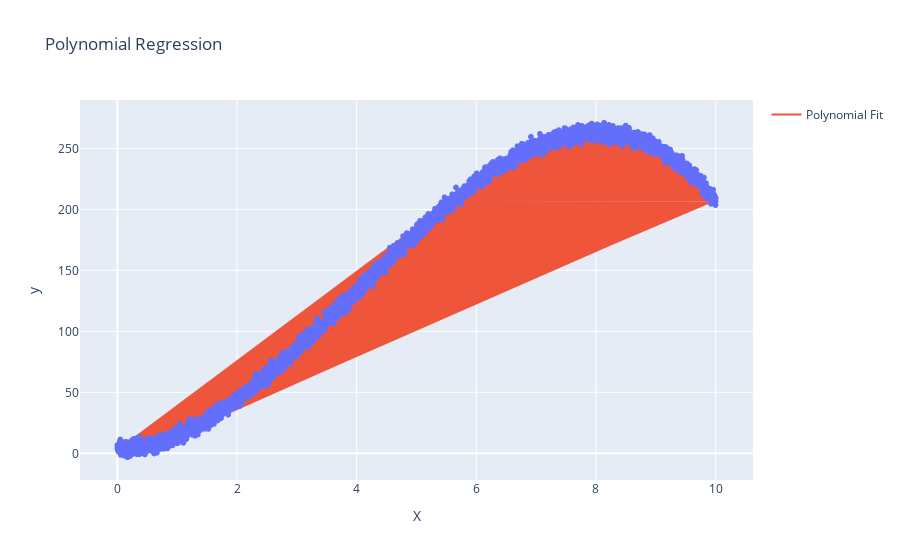

Notebook cell for this chart:
### Code cell
model = LinearRegression()
model.fit(X_poly, y)
y_poly_pred = model.predict(X_poly)

# Plot original data and polynomial regression line
fig = px.scatter(x=X.flatten(), y=y.flatten(), labels={'x': 'X', 'y': 'y'}, title="Polynomial Regression")
fig.add_trace(go.Scatter(x=X.flatten(), y=y_poly_pred.flatten(), mode='lines', name='Polynomial Fit'))
fig.show()

### Figure 1 — Plotly figure (JSON) as saved in the notebook; plotly's stock layout.template omitted (floating-point values rounded to 4 significant figures; data arrays with more than 128 entries replaced by an {"elided": "..."} marker saying what was removed)
{"data": [{"hovertemplate": "X=%{x}<br>y=%{y}<extra></extra>", "legendgroup": "", "marker": {"color": "#636efa", "symbol": "circle"}, "mode": "markers", "name": "", "showlegend": false, "type": "scattergl", "x": {"elided": "5000 float values"}, "xaxis": "x", "y": {"elided": "5000 float values"}, "yaxis": "y"}, {"mode": "lines", "name": "Polynomial Fit", "type": "scatter", "x": {"elided": "5000 float values"}, "y": {"elided": "5000 float values"}}], "layout": {"legend": {"tracegroupgap": 0}, "title": {"text": "Polynomial Regression"}, "xaxis": {"anchor": "y", "domain": [0, 1], "title": {"text": "X"}}, "yaxis": {"anchor": "x", "domain": [0, 1], "title": {"text": "y"}}}}
